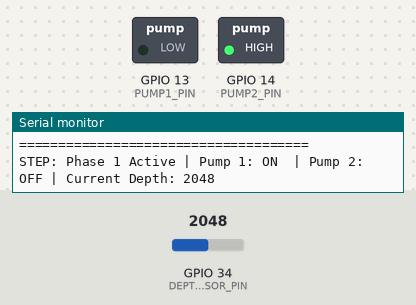
The sketch below on a simulated ESP32. Parts: switched loads named in the sketch (green lamp = pin HIGH), the last lines printed to the serial monitor. Inputs (shaded band) come from the test bench; at power-on: GPIO 34 (DEPTH_SENSOR_PIN) = 2048.

Above: at 1.2 s.
1.3 s: GPIO 34 (DEPTH_SENSOR_PIN) set to 0
At 2.3 s:
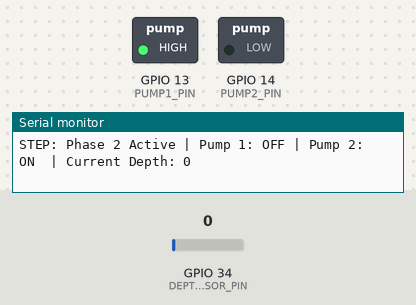
2.8 s: GPIO 34 (DEPTH_SENSOR_PIN) set to 1859
4.3 s: GPIO 34 (DEPTH_SENSOR_PIN) set to 1937
At 4.9 s:
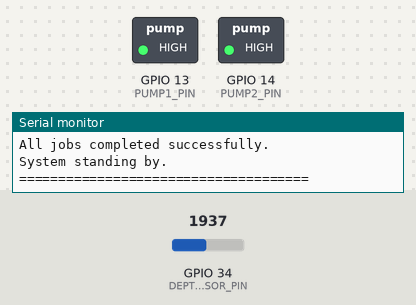
Timing chart, 0 to 7.3 s (numbered marks = the images above; inputs shaded):
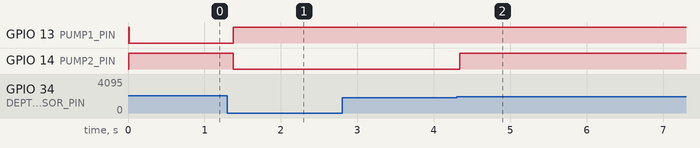

The sketch:

Depth_with_pump.ino
```cpp
// Define Pin Connections
const int PUMP1_PIN = 13;
const int PUMP2_PIN = 14;
const int DEPTH_SENSOR_PIN = 34;

// Variables to track the current state of the system
int currentPhase = 1;
bool jobCompleted = false;

// Variable to control how often Serial messages print (in milliseconds)
unsigned long lastPrintTime = 0;
const unsigned long printInterval = 1000; // Print status every 1 second

void setup() {
  // Initialize Serial Monitor
  Serial.begin(115200); // Use 115200 baud rate for ESP32

  // Detailed Startup Messages
  Serial.println("\n=====================================");
  Serial.println("System Startup Initialized...");

  Serial.println("Step 1: Configuring Pins...");
  pinMode(PUMP1_PIN, OUTPUT);
  pinMode(PUMP2_PIN, OUTPUT);
  pinMode(DEPTH_SENSOR_PIN, INPUT);

  // *** FIX: Using HIGH to turn OFF Active-LOW relays ***
  Serial.println("Step 2: Forcing Pumps to Initial OFF State...");
  digitalWrite(PUMP1_PIN, HIGH);
  digitalWrite(PUMP2_PIN, HIGH);

  Serial.println("Startup Complete!");
  Serial.println("Beginning Phase 1 -> Goal: Wait for depth to reach 0");
  Serial.println("=====================================\n");
}

void loop() {
  // If the job is already finished, do nothing else.
  if (jobCompleted) {
    return;
  }

  // Read the depth sensor value
  int depthValue = analogRead(DEPTH_SENSOR_PIN);
  unsigned long currentMillis = millis();

  // --- PHASE 1: Pump 1 running ---
  if (currentPhase == 1) {
    // *** FIX: LOW turns ON, HIGH turns OFF ***
    digitalWrite(PUMP1_PIN, LOW);  // Turn ON Pump 1
    digitalWrite(PUMP2_PIN, HIGH); // Ensure Pump 2 is OFF

    // Print status every second
    if (currentMillis - lastPrintTime >= printInterval) {
      Serial.print("STEP: Phase 1 Active | Pump 1: ON  | Pump 2: OFF | Current Depth: ");
      Serial.println(depthValue);
      lastPrintTime = currentMillis;
    }

    // Check if depth has reached 0
    if (depthValue <= 0) {
      currentPhase = 2; // Move to the next phase
      Serial.println("\n*** EVENT: Depth reached 0! ***");
      Serial.println("Stopping Pump 1...");
      Serial.println("Starting Pump 2...");
      Serial.println("Beginning Phase 2 -> Goal: Wait for depth to cross 1800\n");
    }
  }

  // --- PHASE 2: Pump 2 running ---
  else if (currentPhase == 2) {
    // *** FIX: LOW turns ON, HIGH turns OFF ***
    digitalWrite(PUMP1_PIN, HIGH);  // Ensure Pump 1 is OFF
    digitalWrite(PUMP2_PIN, LOW);   // Turn ON Pump 2

    // Print status every second
    if (currentMillis - lastPrintTime >= printInterval) {
      Serial.print("STEP: Phase 2 Active | Pump 1: OFF | Pump 2: ON  | Current Depth: ");
      Serial.println(depthValue);
      lastPrintTime = currentMillis;
    }

    // Check if depth crosses 1800
    if (depthValue > 1900) {
      // Job is done
      Serial.println("\n*** EVENT: Depth crossed 1800! ***");
      Serial.println("Shutting down all pumps...");

      // *** FIX: HIGH turns OFF Active-LOW relays ***
      digitalWrite(PUMP1_PIN, HIGH);  // Turn OFF Pump 1
      digitalWrite(PUMP2_PIN, HIGH);  // Turn OFF Pump 2

      jobCompleted = true; // Set flag so the loop stops checking
      Serial.println("\n=====================================");
      Serial.println("All jobs completed successfully.");
      Serial.println("System standing by.");
      Serial.println("=====================================");
    }
  }

  // Small delay for overall stability
  delay(50);
}
```

Measured:
- the behaviour switches between 1900 and 1901 on GPIO 34 (DEPTH_SENSOR_PIN) (found by bisection; images 1 and 2)
- after the input at 1.3 s, GPIO 13 (PUMP1_PIN): LOW → HIGH after 0.08 s; GPIO 14 (PUMP2_PIN): HIGH → LOW after 0.08 s
- after the input at 4.3 s, GPIO 14 (PUMP2_PIN): LOW → HIGH at once
